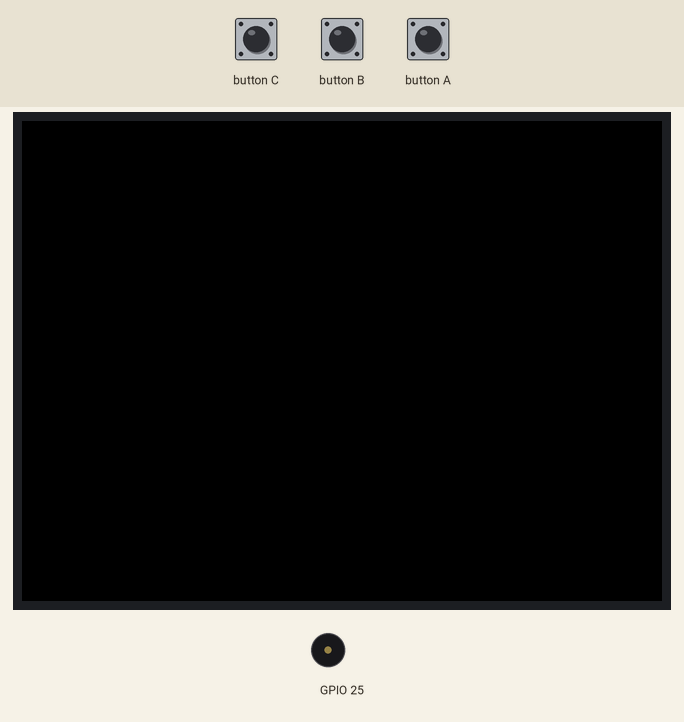
Simulated run of this sketch. Board: ESP32. On the bench: 320×240 colour display, buzzer (waves = sounding). The inputs (shaded band) are chosen by the test bench.

Above: at 1.3 s.
1.4 s: button A pressed for 0.15 s
At 1.5 s:
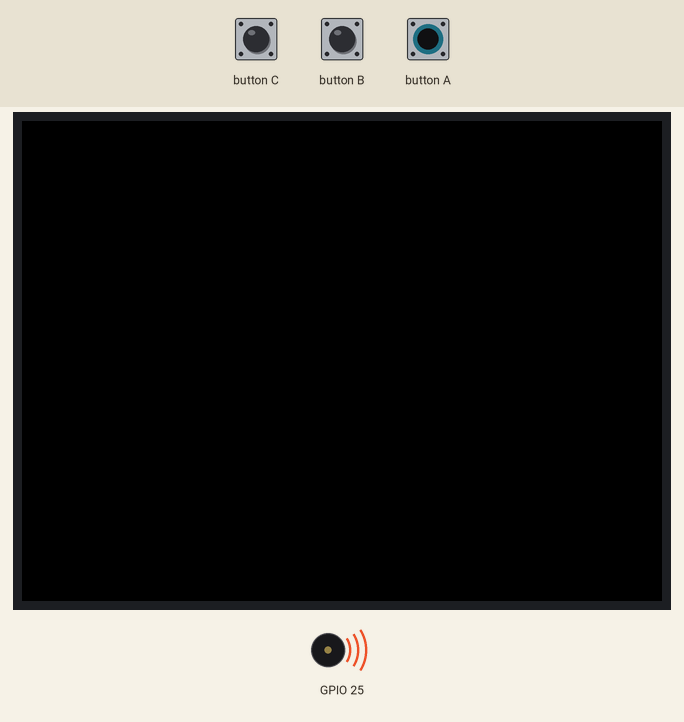
3.1 s: button A pressed for 3.2 s
At 7.5 s:
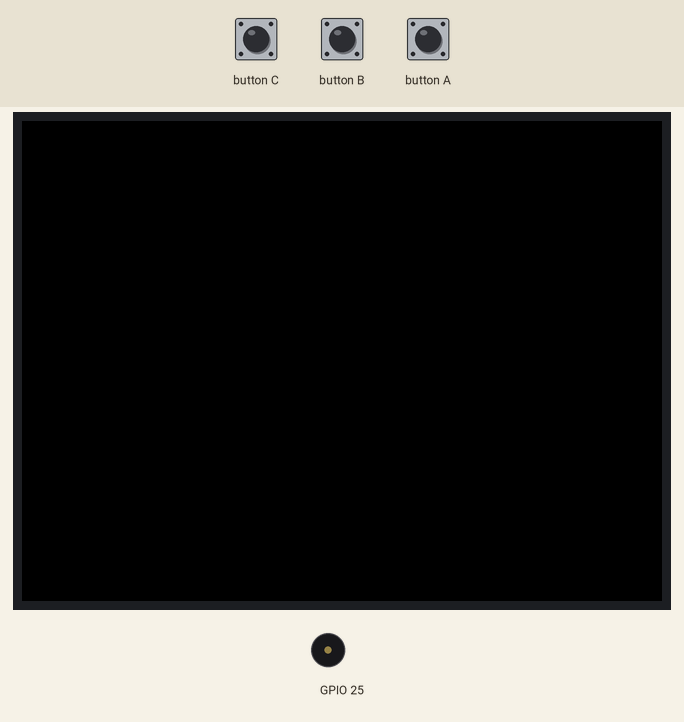
Timing chart, 0 to 9.0 s (numbered marks = the images above; inputs shaded):
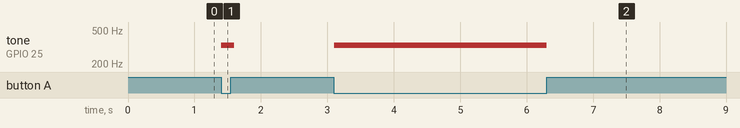

The sketch:

part4.ino
```cpp
#include<M5Stack.h>

const int C = 262;
const int D = 294;
const int E = 330;
const int F = 349;
const int G = 392;
const int A = 440;
const int B = 494;

int i = 0;
const int note[] = {
  E,E,E,E,E,E,E,G,C,D,E,F,F,F,F,F,E,E,E,D,D,E,D,G};


void setup() {
 M5.begin();
}

void loop() {

if(M5.BtnA.isPressed()){
   M5.Speaker.tone(note[i]);
   delay(100);
}

if(M5.BtnA.wasReleased()){
    i = i+1;
    M5.Speaker.mute();
}

if(i>23){
  i = 0;
}

M5.update();
}
```

Measured:
- after the input at 1.4 s, tone on GPIO 25: silent → 330 Hz at once, → silent 0.20 s later
- after the input at 3.1 s, tone on GPIO 25: silent → 330 Hz at once, → silent 3.2 s later
